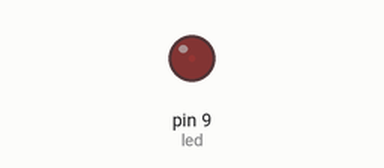
Simulated run of this sketch. Board: Arduino Uno, built with avr-gcc and run on an emulated ATmega328P. Shown: output pins drawn as LEDs (lit = HIGH).

Above: at 0.05 s.
At 1.15 s:
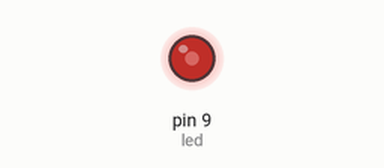
At 2.3 s:
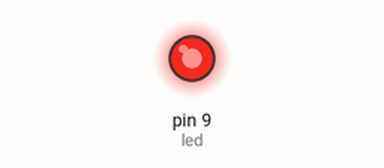
At 4.6 s:
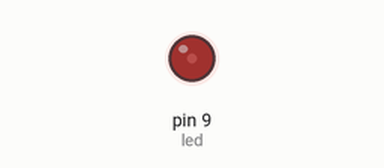
Timing chart, 0 to 6.7 s (numbered marks = the images above):
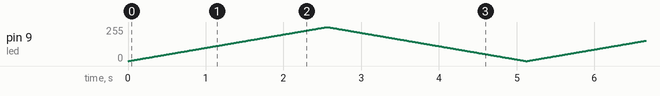

The sketch:

sketch.ino
```cpp
// Pino do LED (com PWM)
const int led = 9;

void setup() {
  pinMode(led, OUTPUT);
}

void loop() {
  // Aumenta o brilho
  for (int brilho = 0; brilho <= 255; brilho++) {
    analogWrite(led, brilho); // PWM: 0 apagado, 255 máximo
    delay(10); // define a velocidade do fade
  }

  // Diminui o brilho
  for (int brilho = 255; brilho >= 0; brilho--) {
    analogWrite(led, brilho);
    delay(10);
  }
}
```
